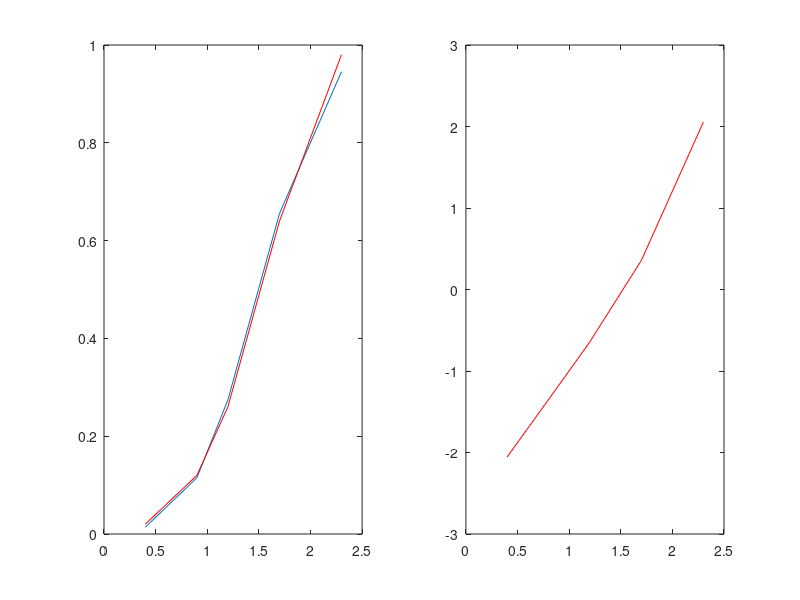

Reproduce this figure in MATLAB.
%%% psychometric function %%%

x = [.4 .9 1.2 1.7 2.3];
N = 50;
u = 1.5;
sigma = .5;

PC = normcdf((x-u)/sigma);


%CountObs = binornd(ones(size(PC))*N,PC);
%fix
CountObs = [1     6    13    32    49];
PObs = CountObs/ N;

close all
figure
subplot(1,2,1)

plot(x,PC);
hold on
plot(x,PObs,'r');

subplot(1,2,2)
plot(x,norminv(PObs),'r')

% y=[x 1] [b1 b2]'

xx = [x; ones(size(x))]';
b = inv(xx'*xx)*xx'*norminv(PObs)';

sigma_est = 1/b(1)
u_est = -b(2)*sigma

%%% d' for intensity 1 vs 2? (2-1)/sigma = 2;

d_prime = (2-1)/sigma_est